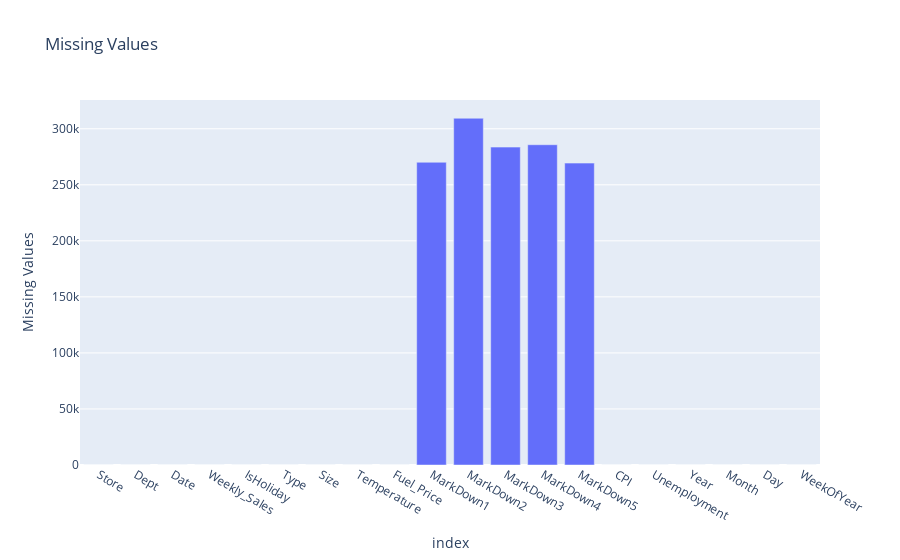

The notebook cell this image was saved under:
### Code cell
missing_values = master_df.isna().sum()
px.bar(missing_values,
       x=missing_values.index,
       y=missing_values.values,
       title="Missing Values",
       labels=dict(x="Variable", y="Missing Values"))

### Figure 1 — Plotly figure (JSON) as saved in the notebook; plotly's stock layout.template omitted (floating-point values rounded to 4 significant figures)
{"data": [{"alignmentgroup": "True", "hovertemplate": "index=%{x}<br>Missing Values=%{y}<extra></extra>", "legendgroup": "", "marker": {"color": "#636efa", "pattern": {"shape": ""}}, "name": "", "offsetgroup": "", "orientation": "v", "showlegend": false, "textposition": "auto", "type": "bar", "x": ["Store", "Dept", "Date", "Weekly_Sales", "IsHoliday", "Type", "Size", "Temperature", "Fuel_Price", "MarkDown1", "MarkDown2", "MarkDown3", "MarkDown4", "MarkDown5", "CPI", "Unemployment", "Year", "Month", "Day", "WeekOfYear"], "xaxis": "x", "y": [0, 0, 0, 0, 0, 0, 0, 0, 0, 270085, 309367, 283618, 285750, 269337, 0, 0, 0, 0, 0, 0], "yaxis": "y"}], "layout": {"barmode": "relative", "legend": {"tracegroupgap": 0}, "title": {"text": "Missing Values"}, "xaxis": {"anchor": "y", "domain": [0, 1], "title": {"text": "index"}}, "yaxis": {"anchor": "x", "domain": [0, 1], "title": {"text": "Missing Values"}}}}
